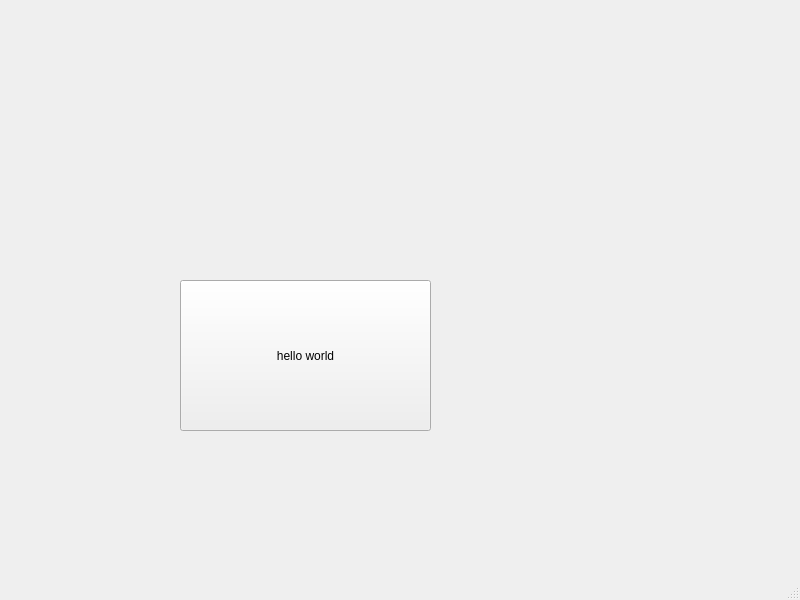
<?xml version="1.0" encoding="UTF-8"?>
<ui version="4.0">
 <class>MainWindow</class>
 <widget class="QMainWindow" name="MainWindow">
  <property name="geometry">
   <rect>
    <x>0</x>
    <y>0</y>
    <width>800</width>
    <height>600</height>
   </rect>
  </property>
  <property name="windowTitle">
   <string>MainWindow</string>
  </property>
  <widget class="QWidget" name="centralwidget">
   <widget class="QPushButton" name="pushButton">
    <property name="geometry">
     <rect>
      <x>180</x>
      <y>280</y>
      <width>251</width>
      <height>151</height>
     </rect>
    </property>
    <property name="text">
     <string>hello world</string>
    </property>
   </widget>
  </widget>
  <widget class="QMenuBar" name="menubar">
   <property name="geometry">
    <rect>
     <x>0</x>
     <y>0</y>
     <width>800</width>
     <height>22</height>
    </rect>
   </property>
  </widget>
  <widget class="QStatusBar" name="statusbar"/>
 </widget>
 <resources/>
 <connections/>
</ui>
